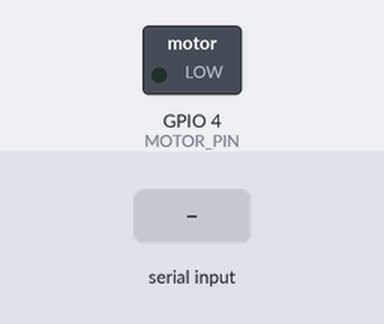
Bench run of a sketch on a simulated ESP32. On the bench: switched loads named in the sketch (green lamp = pin HIGH). The inputs (shaded band) are chosen by the test bench. WiFi joins after 1.5 s; servers stay silent unless stated; what the sketch prints to the serial monitor is not drawn.

Above: at 2.7 s.
2.8 s: "motor\n" received over Serial
At 3.3 s:
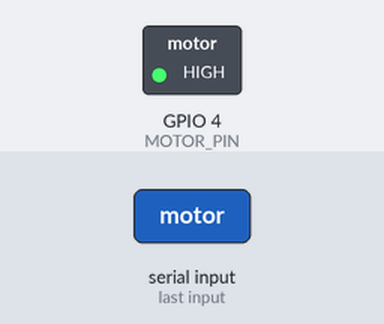
Timing chart, 0 to 6.3 s (numbered marks = the images above; inputs shaded):
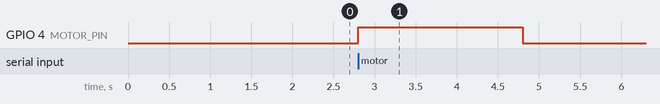

Measured:
- after the input at 2.8 s, GPIO 4 (MOTOR_PIN): LOW → HIGH at once, → LOW 2.0 s later

The sketch:

node1_leg.ino
```cpp
#include <WiFi.h>
#include <WiFiUdp.h>

// --- WIFI SETTINGS ---
const char* ssid = "Saju";
const char* password = "sajusaju";

// --- UDP NETWORKING ---
WiFiUDP udp;
const int listenPort = 9999;     // Port to listen for cue commands

// Laptop running `python -m unoq.service` relays cue commands to this node and
// receives a heartbeat so it always knows where Node 1 lives.
IPAddress laptopIP(10, 28, 43, 66);
const int dashboardPort = 5005;
uint32_t hbSeq = 0;
unsigned long lastHeartbeat = 0;

// Hardware Definitions
#define MOTOR_PIN D3

// Vibration duration for commands received from Node 2
#define VIBRATION_DURATION 4000

bool vibrationActive = false;
unsigned long vibrationStart = 0;
bool motorTestActive = false;
unsigned long motorTestStart = 0;

// Packet received from Node 2 (via the laptop relay)
typedef struct struct_command {
  int cmd; // 1 = Trigger, 2 = Stop
} struct_command;

void setup() {
  Serial.begin(115200);
  Serial.setTimeout(20);
  // Bounded wait — don't hang when powered without a USB serial monitor.
  const unsigned long serialWait = millis();
  while (!Serial && millis() - serialWait < 1500) { delay(10); }

  pinMode(MOTOR_PIN, OUTPUT);
  digitalWrite(MOTOR_PIN, LOW);

  // Connect to Local Wi-Fi
  Serial.println("Connecting to Wi-Fi...");
  WiFi.mode(WIFI_STA);
  WiFi.begin(ssid, password);

  while (WiFi.status() != WL_CONNECTED) {
    delay(500);
    Serial.print(".");
  }
  Serial.println("\nWi-Fi Connected!");
  Serial.print("Node 1 IP: ");
  Serial.println(WiFi.localIP());

  // Start UDP listener for cue commands
  udp.begin(listenPort);

  Serial.println("Node 1 (Vibration) Ready. Listening for cue commands...");
}

void startVibration() {
  vibrationActive = true;
  vibrationStart = millis();
  digitalWrite(MOTOR_PIN, HIGH);
  Serial.println("[MOTOR] Node 1 vibration ON for 4 seconds.");
}

void stopVibration() {
  vibrationActive = false;
  digitalWrite(MOTOR_PIN, LOW);
}

void checkSerialMotorTest() {
  if (Serial.available() > 0) {
    String command = Serial.readStringUntil('\n');
    command.trim();

    if (command.equalsIgnoreCase("motor")) {
      stopVibration();
      motorTestActive = true;
      motorTestStart = millis();
      digitalWrite(MOTOR_PIN, HIGH);
      Serial.println("[TEST] Motor ON for 2 seconds.");
    }
  }

  if (motorTestActive && millis() - motorTestStart >= 2000) {
    motorTestActive = false;
    digitalWrite(MOTOR_PIN, LOW);
    Serial.println("[TEST] Motor OFF.");
  }
}

void updateVibration() {
  if (vibrationActive && millis() - vibrationStart >= VIBRATION_DURATION) {
    stopVibration();
    Serial.println("[MOTOR] Node 1 vibration OFF.");
  }
}

void handleIncomingCommands() {
  int packetSize = udp.parsePacket();
  if (packetSize >= sizeof(struct_command)) {
    struct_command rec;
    udp.read((unsigned char*)&rec, sizeof(rec));

    if (rec.cmd == 1) {
      Serial.println("[UDP] CUE TRIGGER RECEIVED!");
      motorTestActive = false;
      startVibration();
    } else if (rec.cmd == 2) {
      Serial.println("[UDP] VIBRATION CANCELLED.");
      motorTestActive = false;
      stopVibration();
    }
  }
}

// Heartbeat to the laptop: announces this node's IP to the command relay and
// reports current vibration state to the dashboard.
void sendHeartbeat() {
  String j = "{\"seq\":" + String(hbSeq++) +
             ",\"t_ms\":" + String(millis()) +
             ",\"node\":\"node1\"" +
             ",\"vibration\":" + String(vibrationActive ? 1 : 0) +
             ",\"rssi\":" + String(WiFi.RSSI()) + "}";
  udp.beginPacket(laptopIP, dashboardPort);
  udp.print(j);
  udp.endPacket();
}

void loop() {
  checkSerialMotorTest();
  handleIncomingCommands();

  if (millis() - lastHeartbeat >= 1000) {
    lastHeartbeat = millis();
    sendHeartbeat();
  }

  if (!motorTestActive) {
    updateVibration();
  }
  delay(2);
}
```
